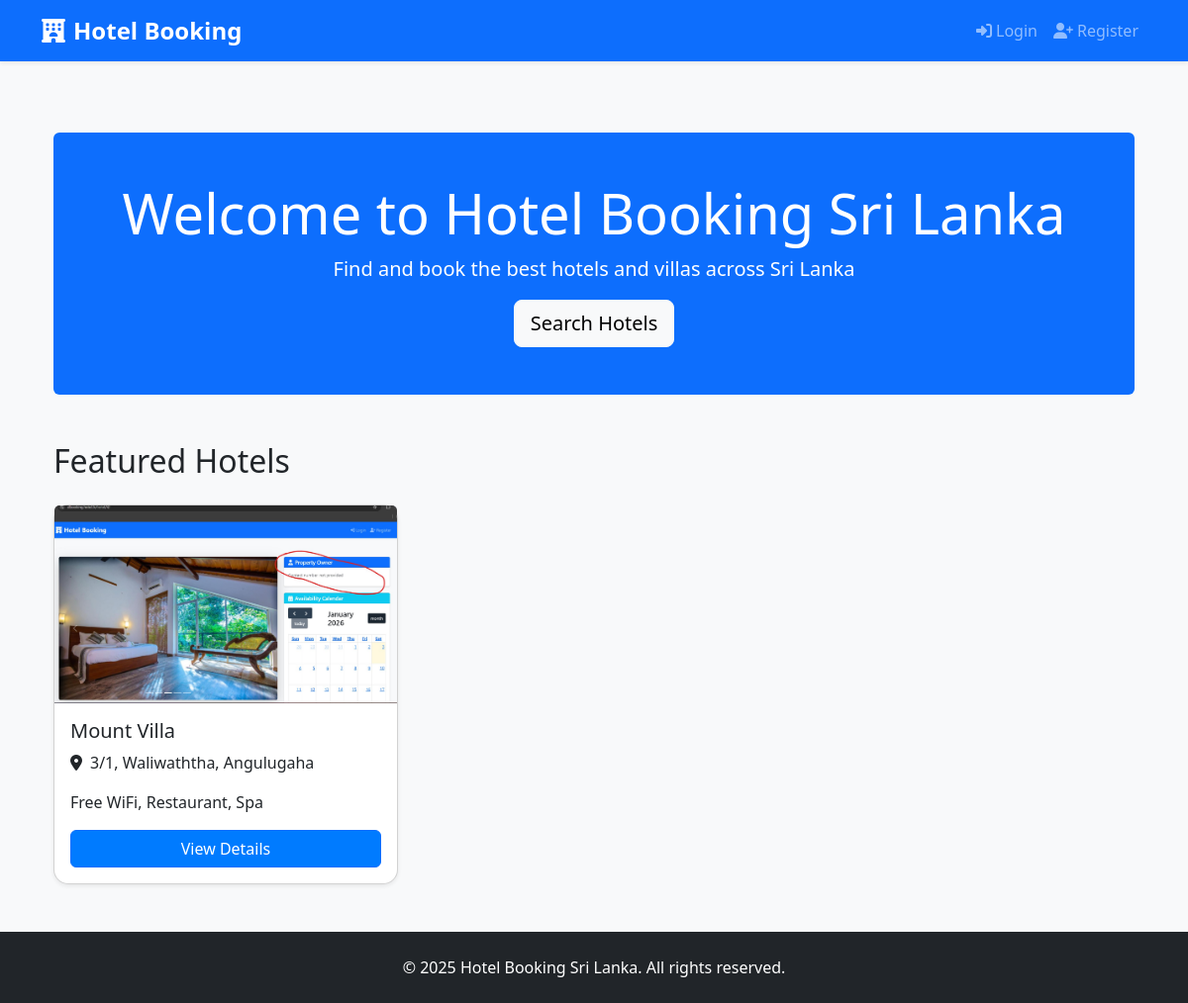
The page / on the database its author committed.
### core/models.py (models this page shows, shortened)
class Hotel(models.Model):
    owner = models.ForeignKey(User, on_delete=models.CASCADE, related_name='hotels')
    name = models.CharField(max_length=200)
    address = models.CharField(max_length=300)
    description = models.TextField()
    main_image = models.ImageField(upload_to='hotels/')
    photo1 = models.ImageField(upload_to='hotels/', blank=True, null=True)
    photo2 = models.ImageField(upload_to='hotels/', blank=True, null=True)
    photo3 = models.ImageField(upload_to='hotels/', blank=True, null=True)
    photo4 = models.ImageField(upload_to='hotels/', blank=True, null=True)
    facilities = MultiSelectField(choices=[
        ('wifi', 'Free WiFi'),
        ('pool', 'Swimming Pool'),
        ('parking', 'Parking'),
        ('restaurant', 'Restaurant'),
        ('ac', 'Air Conditioning'),
        ('gym', 'Gym'),
        ('spa', 'Spa'),
    ], blank=True)
    rented_type = models.CharField(max_length=20, choices=RENTED_TYPE_CHOICES, default='rooms')
    price_per_night = models.DecimalField(max_digits=10, decimal_places=2, blank=True, null=True)
    google_location_link = models.URLField(blank=True, null=True, verbose_name="Google Maps Link")
    facebook_page = models.URLField(blank=True, null=True, verbose_name="Facebook Page Link")  # මේක add කරන්න

### core/views.py (the view)
# urls.py: path('', views.home, name='home'),
def home(request):
    hotels = Hotel.objects.all()[:6]  # featured hotels
    return render(request, 'core/home.html', {'hotels': hotels})

### templates/core/home.html (shortened to what this page needs)
{% extends 'core/base.html' %}
{% block content %}
<div class="container mt-5">
    <div class="jumbotron bg-primary text-white rounded p-5 mb-5 text-center">
        <h1 class="display-4">Welcome to Hotel Booking Sri Lanka</h1>
        <p class="lead">Find and book the best hotels and villas across Sri Lanka</p>
        <a href="{% url 'search_hotels' %}" class="btn btn-light btn-lg">Search Hotels</a>
    </div>
    <h2 class="mb-4">Featured Hotels</h2>
    {% if hotels %}
        <div class="row">
            {% for hotel in hotels %}
                <div class="col-md-6 col-lg-4 mb-4">
                    <div class="card shadow-sm h-100">
                        {% if hotel.main_image %}
                            <img src="{{ hotel.main_image.url }}" class="card-img-top" alt="{{ hotel.name }}" style="height: 200px; object-fit: cover;">
                        {% else %}
                            <div class="bg-light text-center py-5" style="height: 200px;">
                                <i class="fas fa-hotel fa-3x text-muted"></i>
                            </div>
                        {% endif %}
                        <div class="card-body d-flex flex-column">
                            <h5 class="card-title">{{ hotel.name }}</h5>
                            <p class="card-text"><i class="fas fa-map-marker-alt me-2"></i>{{ hotel.address|default:"Location not specified" }}</p>
                            <p class="card-text flex-grow-1">{{ hotel.facilities|default:"Great facilities"|truncatewords:15 }}</p>
                            <a href="{% url 'hotel_detail' hotel.id %}" class="btn btn-primary mt-auto">View Details</a>
                        </div>
                    </div>
                </div>
            {% endfor %}
        </div>
    {% else %}
        <div class="alert alert-info">No hotels available yet. Check back soon!</div>
    {% endif %}
</div>
{% endblock %}

### static/css/style.css (style rules this page uses)
body { background-color: #f8f9fa; }
.card { border-radius: 15px; }
.btn-primary { background-color: #007bff; }

### rows shown on the page
Hotel: main_image (picture), name "Mount Villa", address "3/1, Waliwaththa, Angulugaha", facilities "Free WiFi, Restaurant, Spa"
